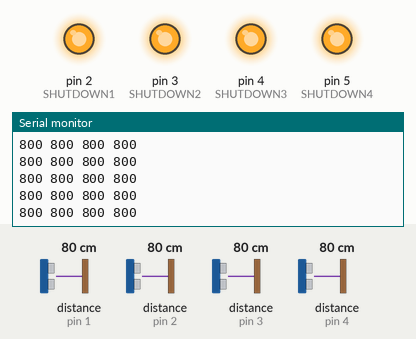
This sketch was run on a simulated Arduino Uno, built with avr-gcc and run on an emulated ATmega328P. Shown: output pins drawn as LEDs (lit = HIGH), the last lines printed to the serial monitor. The inputs (shaded band) are chosen by the test bench; at power-on: distance to the obstacle (sensors on pin 1, pin 2, pin 3, pin 4) 80 cm.

Above: at 2.2 s.
2.3 s: distance to the obstacle (sensor on pin 1) set to 2 cm
At 2.49 s:
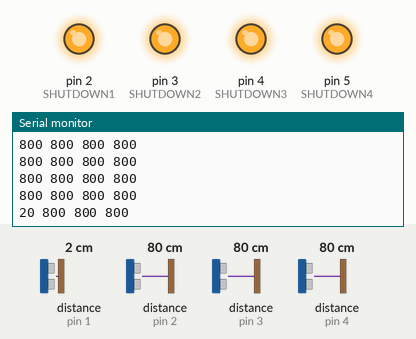
5.3 s: distance to the obstacle (sensor on pin 2) set to 120 cm
At 5.42 s:
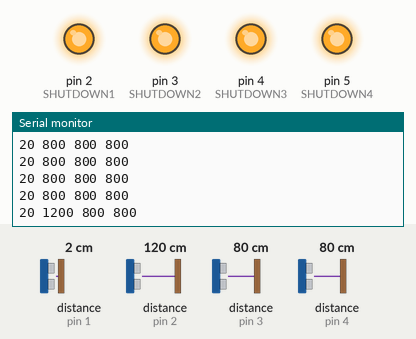
8.3 s: distance to the obstacle (sensor on pin 3) set to 2 cm
At 8.35 s:
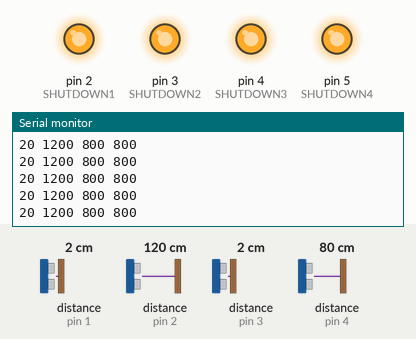

The sketch:

multi_tof_display.ino
```cpp
/*
This example shows how to take simple range measurements with the VL53L1X. The
range readings are in units of mm.
*/

#include <Wire.h>
#include <VL53L1X.h>

#define SHUTDOWN1 2
#define SHUTDOWN2 3
#define SHUTDOWN3 4
#define SHUTDOWN4 5

VL53L1X sensor1;
VL53L1X sensor2;
VL53L1X sensor3;
VL53L1X sensor4;

void setup()
{
  Serial.begin(115200);
  Wire.begin();
  Wire.setClock(400000); // use 400 kHz I2C

  // Turn off all sensors and begin address initialization
  pinMode(SHUTDOWN1, OUTPUT);
  pinMode(SHUTDOWN2, OUTPUT);
  pinMode(SHUTDOWN3, OUTPUT);
  pinMode(SHUTDOWN4, OUTPUT);

  digitalWrite(SHUTDOWN1, LOW);
  digitalWrite(SHUTDOWN2, LOW);
  digitalWrite(SHUTDOWN3, LOW);
  digitalWrite(SHUTDOWN4, LOW);
  delay(1000);

  // Bring each sensor online and change its address before bringing the next one online
  digitalWrite(SHUTDOWN1, HIGH);
  sensor1.setTimeout(500);
  if (!sensor1.init())
  {
    Serial.println("Failed to detect and initialize sensor 1!");
    while (1);
  }
  sensor1.setAddress(1);

  digitalWrite(SHUTDOWN2, HIGH);
  sensor2.setTimeout(500);
  if (!sensor2.init())
  {
    Serial.println("Failed to detect and initialize sensor 2!");
    while (1);
  }
  sensor2.setAddress(2);

  digitalWrite(SHUTDOWN3, HIGH);
  sensor3.setTimeout(500);
  if (!sensor3.init())
  {
    Serial.println("Failed to detect and initialize sensor 3!");
    while (1);
  }
  sensor3.setAddress(3);

  digitalWrite(SHUTDOWN4, HIGH);
  sensor4.setTimeout(500);
  if (!sensor4.init())
  {
    Serial.println("Failed to detect and initialize sensor 4!");
    while (1);
  }
  sensor4.setAddress(4);

  // Use long distance mode and allow up to 50000 us (50 ms) for a measurement.
  // You can change these settings to adjust the performance of the sensor, but
  // the minimum timing budget is 20 ms for short distance mode and 33 ms for
  // medium and long distance modes. See the VL53L1X datasheet for more
  // information on range and timing limits.
  sensor1.setDistanceMode(VL53L1X::Long);
  sensor1.setMeasurementTimingBudget(50000);
  sensor2.setDistanceMode(VL53L1X::Long);
  sensor2.setMeasurementTimingBudget(50000);
  sensor3.setDistanceMode(VL53L1X::Long);
  sensor3.setMeasurementTimingBudget(50000);
  sensor4.setDistanceMode(VL53L1X::Long);
  sensor4.setMeasurementTimingBudget(50000);

  // Start continuous readings at a rate of one measurement every 50 ms (the
  // inter-measurement period). This period should be at least as long as the
  // timing budget.
  sensor1.startContinuous(50);
  sensor2.startContinuous(50);
  sensor3.startContinuous(50);
  sensor4.startContinuous(50);
}

void loop()
{
  Serial.print(sensor1.read());
  Serial.print(" ");
  Serial.print(sensor2.read());
  Serial.print(" ");
  Serial.print(sensor3.read());
  Serial.print(" ");
  Serial.print(sensor4.read());
  Serial.println();
  if (sensor1.timeoutOccurred()) { Serial.println("TIMEOUT 1"); }
  if (sensor2.timeoutOccurred()) { Serial.println("TIMEOUT 2"); }
  if (sensor3.timeoutOccurred()) { Serial.println("TIMEOUT 3"); }
  if (sensor4.timeoutOccurred()) { Serial.println("TIMEOUT 4"); }
}
```

Measured:
- after the input at 2.3 s, the serial monitor: prints a new line after 0.07 s (image 1)
